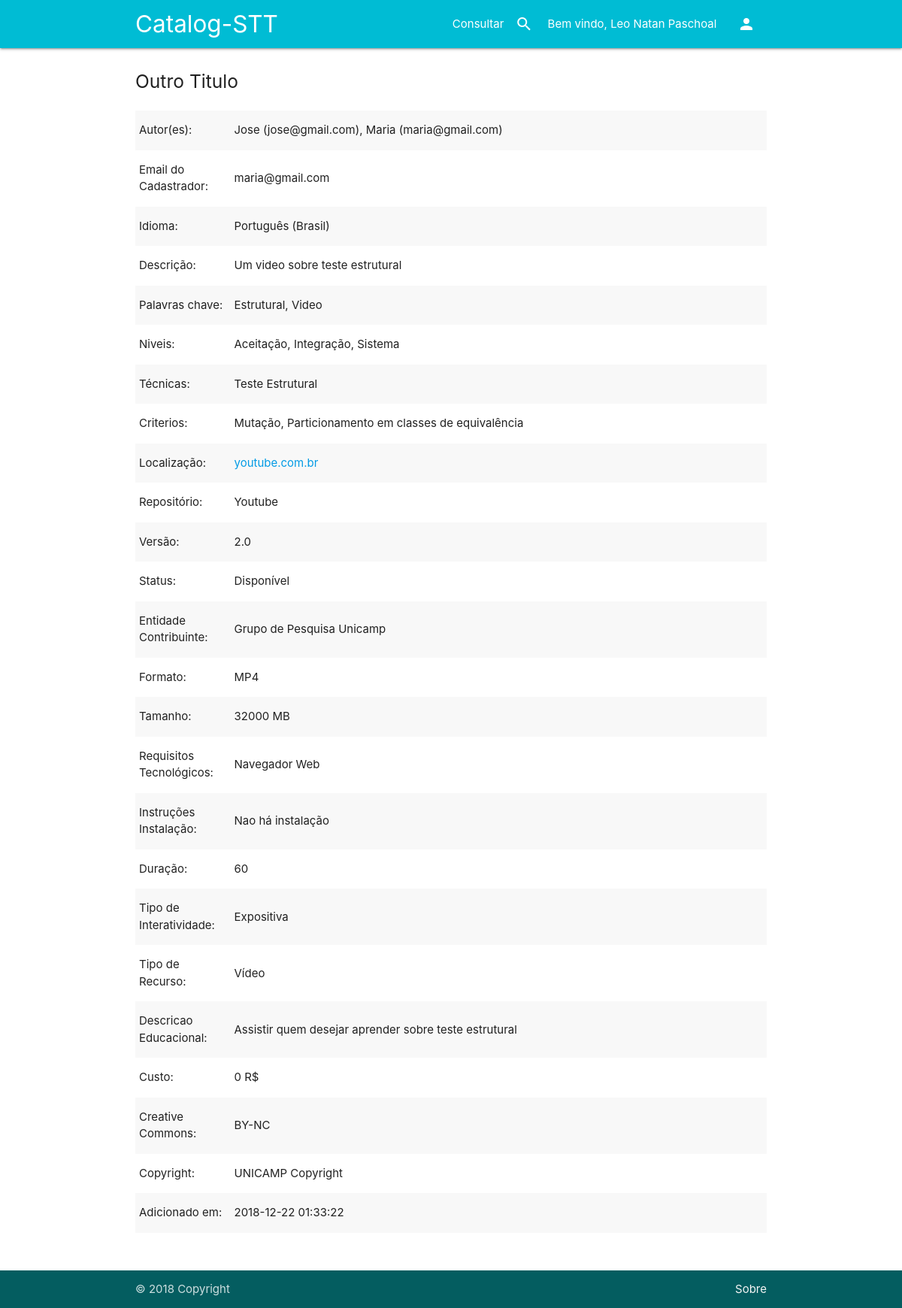
/info_recurso.php?id=2 (signed in), run on the app's committed database.
### tables this page shows
CREATE TABLE IF NOT EXISTS `RECURSO` (
  `ID_RECURSO` INT NOT NULL AUTO_INCREMENT,
  `DATA_AD` TIMESTAMP DEFAULT CURRENT_TIMESTAMP ,
  `CADASTRADOR` VARCHAR(45) NOT NULL,
  `TITULO` VARCHAR(100) NOT NULL UNIQUE,
  `IDIOMA` VARCHAR(45) NOT NULL,
  `DESCRICAO` LONGTEXT NOT NULL,
  `REPOSITORIO` VARCHAR(45) NOT NULL,
  `VERSAO` VARCHAR(45) NOT NULL,
  `STATUS` VARCHAR(45) NOT NULL,
  `ENTIDADE_CONTRIBUINTE` VARCHAR(100) NOT NULL,
  `FORMATO` VARCHAR(45) NOT NULL,
  `TAMANHO` INT(11) NOT NULL,
  `LOCALIZACAO` VARCHAR(200) NOT NULL,
  `REQUISITOS_TECNOLOGICOS` LONGTEXT NOT NULL,
  `INSTRUCOES_INSTALACAO` LONGTEXT NOT NULL,
  `DURACAO` INT(11) NULL,
  `TIPO_INTERATIVIDADE` VARCHAR(45) NOT NULL,
  `TIPO_RECURSO` VARCHAR(45) NOT NULL,
  `DESCRICAO_EDUCACIONAL` LONGTEXT NOT NULL,
  `CUSTO` TINYINT(1) NOT NULL,
  `CREATIVE_COMMONS` VARCHAR(45) NOT NULL,
  `COPYRIGHT` VARCHAR(45) NOT NULL,
  `APROVADO` TINYINT(1) DEFAULT 0,
  PRIMARY KEY (`ID_RECURSO`),
  INDEX `IND_TITULO` (`TITULO` ASC),
  INDEX `IND_IDIOMA` (`IDIOMA` ASC),
  INDEX `TIPO_RECURSO` (`TIPO_RECURSO` ASC),
  CONSTRAINT `FK_RECURSO_AUTOR`
  FOREIGN KEY (`CADASTRADOR`)
  REFERENCES `USUARIO` (`EMAIL`)
  ON DELETE NO ACTION
  ON UPDATE NO ACTION);

### info_recurso.php (the view, shortened to what this page needs)
<?php
	include ('database_credentials.php');
	try {
		$conn = new mysqli($hostname, $username, $password, $database);
		$conn->set_charset('utf8mb4');
	} catch(Exception $e) {
		error_log($e->getMessage());
		die('Houve um erro ao conectar');
	}
	$req = [];
	$autores = [];
	$palavraschave = [];
	$niveis = [];
	$tecnicas = [];
	$criterios = [];
	if(isset($_GET['id'])) {
		$id_recurso = $_GET['id'];
		$statement = $conn->prepare("select * from RECURSO where id_recurso = {$id_recurso}");
		try {
			$statement->execute();
			$result = $statement->get_result();
			if($result->num_rows === 0) {
				$req['TITULO'] = "Nao foi encontrado recurso";
			} else {
				while($row = $result->fetch_assoc()) {
					$req = $row;
				}
			}
		} catch(Exception $e) {
			error_log($e->getMessage());
			die('Houve um erro desconhecido');
		}
		if(count($req)) {
			$statement = $conn->prepare("select USUARIO.NOME as NOME, AUTOR_RECURSO.NOME as EMAIL from AUTOR_RECURSO join USUARIO on AUTOR_RECURSO.NOME = USUARIO.EMAIL where ID_RECURSO = {$id_recurso};");
			try {
				$statement->execute();
				$result = $statement->get_result();
				while($row = $result->fetch_assoc()) {
					$autores[] = $row;
				}
			} catch(Exception $e) {
				error_log($e->getMessage());
				die('Houve um erro desconhecido');
			}
			$statement = $conn->prepare("select NOME from PALAVRASCHAVE where ID_RECURSO = {$id_recurso};");
			try {
				$statement->execute();
				$result = $statement->get_result();
				while($row = $result->fetch_assoc()) {
					$palavraschave[] = $row['NOME'];
				}
			} catch(Exception $e) {
				error_log($e->getMessage());
				die('Houve um erro desconhecido');
			}
			$statement = $conn->prepare("select NOME from NIVEIS where ID_RECURSO = {$id_recurso};");
			try {
				$statement->execute();
				$result = $statement->get_result();
				while($row = $result->fetch_assoc()) {
					$niveis[] = $row['NOME'];
				}
			} catch(Exception $e) {
				error_log($e->getMessage());
				die('Houve um erro desconhecido');
			}
			$statement = $conn->prepare("select NOME from TECNICA where ID_RECURSO = {$id_recurso};");
			try {
				$statement->execute();
				$result = $statement->get_result();
				while($row = $result->fetch_assoc()) {
					$tecnicas[] = $row['NOME'];
				}
			} catch(Exception $e) {
				error_log($e->getMessage());
				die('Houve um erro desconhecido');
			}
			$statement = $conn->prepare("select NOME from CRITERIO where ID_RECURSO = {$id_recurso};");
			try {
				$statement->execute();
				$result = $statement->get_result();
				while($row = $result->fetch_assoc()) {
					$criterios[] = $row['NOME'];
				}
			} catch(Exception $e) {
				error_log($e->getMessage());
				die('Houve um erro desconhecido');
			}
		}
	} else {
		$req['TITULO'] = "Nao foi encontrado recurso";
	}
?>
<!DOCTYPE HTML>
<html>
	<head>
		<link href="css/materialize.css" type="text/css" rel="stylesheet" media="screen,projection"/>
		<link href="css/style.css" type="text/css" rel="stylesheet" media="screen,projection"/>
		<link rel="stylesheet" href="jquery/jquery-ui.min.css">
	</head>
	<body>
		<?php include "header.php"; ?>
		<main>
			<div class="container">
				<div class="section"><h5><?php echo $req['TITULO']?></h5></div>
					<table class="striped" style="margin-bottom: 50px;">
						<tr> <td class="legenda"> Autor(es): </td>
						<td><?php
							for($i = 0; $i < count($autores); $i++)  {
								if($i) echo ", ";
								echo "{$autores[$i]['NOME']} ({$autores[$i]['EMAIL']})";
							}
						?>
						</td></tr>
						<tr> <td class="legenda"> Email do Cadastrador: </td> <td><?php echo $req['CADASTRADOR'];?></td></tr>
						<tr> <td class="legenda"> Idioma: </td> <td><?php echo $req['IDIOMA'];?></td></tr>
						<tr> <td class="legenda"> Descrição: </td> <td><?php echo $req['DESCRICAO'];?></td></tr>
						<tr> <td class="legenda"> Palavras chave: </td>
							<td>
								<?php
									for($i = 0; $i < count($palavraschave); $i++) {
										if($i) echo ", ";
										echo $palavraschave[$i];
									}
								?>
							</td>
						</tr>
						<tr> <td class="legenda"> Niveis: </td>
							<td>
								<?php
									for($i = 0; $i < count($niveis); $i++) {
										if($i) echo ", ";
										echo $niveis[$i];
									}
								?>
							</td>
						</tr>
						<tr> <td class="legenda"> Técnicas: </td>
							<td>
								<?php
									for($i = 0; $i < count($tecnicas); $i++) {
										echo $tecnicas[$i];
									}
								?>
							</td>
						</tr>
						<tr> <td class="legenda"> Criterios: </td>
							<td>
								<?php
									for($i = 0; $i < count($criterios); $i++) {
										if($i) echo ", ";
										echo $criterios[$i];
									}
								?>
							</td>
						</tr>
						<tr> <td class="legenda"> Localização: </td> <td><a rel='external' href="<?php echo $req['LOCALIZACAO'];?>"> <?php echo $req['LOCALIZACAO'];?></a></td></tr>
						<tr> <td class="legenda"> Repositório: </td> <td><?php echo $req['REPOSITORIO'];?></td></tr>
						<tr> <td class="legenda"> Versão: </td> <td><?php echo $req['VERSAO'];?></td></tr>
						<tr> <td class="legenda"> Status: </td> <td><?php echo $req['STATUS'];?></td></tr>
						<tr> <td class="legenda"> Entidade Contribuinte: </td> <td><?php echo $req['ENTIDADE_CONTRIBUINTE'];?></td></tr>
						<tr> <td class="legenda"> Formato: </td> <td><?php echo $req['FORMATO'];?></td></tr>
						<tr> <td class="legenda"> Tamanho: </td> <td><?php echo $req['TAMANHO']." MB";?></td></tr>
						<tr> <td class="legenda"> Requisitos Tecnológicos: </td> <td><?php echo $req['REQUISITOS_TECNOLOGICOS'];?></td></tr>
						<tr> <td class="legenda"> Instruções Instalação: </td> <td><?php echo $req['INSTRUCOES_INSTALACAO'];?></td></tr>
						<tr> <td class="legenda"> Duração: </td> <td><?php echo $req['DURACAO'] == NULL? "-" : $req['DURACAO'];?></td></tr>
						<tr> <td class="legenda"> Tipo de Interatividade: </td> <td><?php echo $req['TIPO_INTERATIVIDADE'];?></td></tr>
						<tr> <td class="legenda"> Tipo de Recurso: </td> <td><?php echo $req['TIPO_RECURSO'];?></td></tr>
						<tr> <td class="legenda"> Descricao Educacional: </td> <td><?php echo $req['DESCRICAO_EDUCACIONAL'];?></td></tr>
						<tr> <td class="legenda"> Custo: </td> <td><?php echo $req['CUSTO']. ' R$'?></td></tr>
						<tr> <td class="legenda"> Creative Commons: </td> <td><?php echo $req['CREATIVE_COMMONS'];?></td></tr>
						<tr> <td class="legenda"> Copyright: </td> <td><?php echo $req['COPYRIGHT'];?></td></tr>
						<tr> <td class="legenda"> Adicionado em: </td> <td><?php echo $req['DATA_AD'];?></td></tr>
					</table>
			</div>
		</main>
		<?php include "footer.php" ?>
	</body>
</html>

### info_recurso.php (style rules this page uses)
body { display: flex; min-height: 100vh; flex-direction: column; }
main { flex: 1 0 auto; text-align: justify; }
.legenda { max-width:70px; }

### data on the page
recurso: TITULO "Outro Titulo", CADASTRADOR "maria@gmail.com", IDIOMA "Português (Brasil)", DESCRICAO "Um video sobre teste estrutural", LOCALIZACAO "youtube.com.br", REPOSITORIO "Youtube", VERSAO "2.0", STATUS "Disponível", ENTIDADE_CONTRIBUINTE "Grupo de Pesquisa Unicamp", FORMATO "MP4", TAMANHO "32000", REQUISITOS_TECNOLOGICOS "Navegador Web", INSTRUCOES_INSTALACAO "Nao há instalação", DURACAO "60", TIPO_INTERATIVIDADE "Expositiva", TIPO_RECURSO "Vídeo", DESCRICAO_EDUCACIONAL "Assistir quem desejar aprender sobre teste estrutural", CUSTO "0", CREATIVE_COMMONS "BY-NC", COPYRIGHT "UNICAMP Copyright", DATA_AD "2018-12-22 01:33:22"

### other printed values
$autores[$i]['NOME'] "Jose"
$autores[$i]['EMAIL'] "jose@gmail.com"
$autores[$i]['NOME'] "Maria"
$autores[$i]['EMAIL'] "maria@gmail.com"
$palavraschave[$i] "Estrutural"
$palavraschave[$i] "Video"
$niveis[$i] "Aceitação"
$niveis[$i] "Integração"
$niveis[$i] "Sistema"
$tecnicas[$i] "Teste Estrutural"
$criterios[$i] "Mutação"
$criterios[$i] "Particionamento em classes de equivalência"
